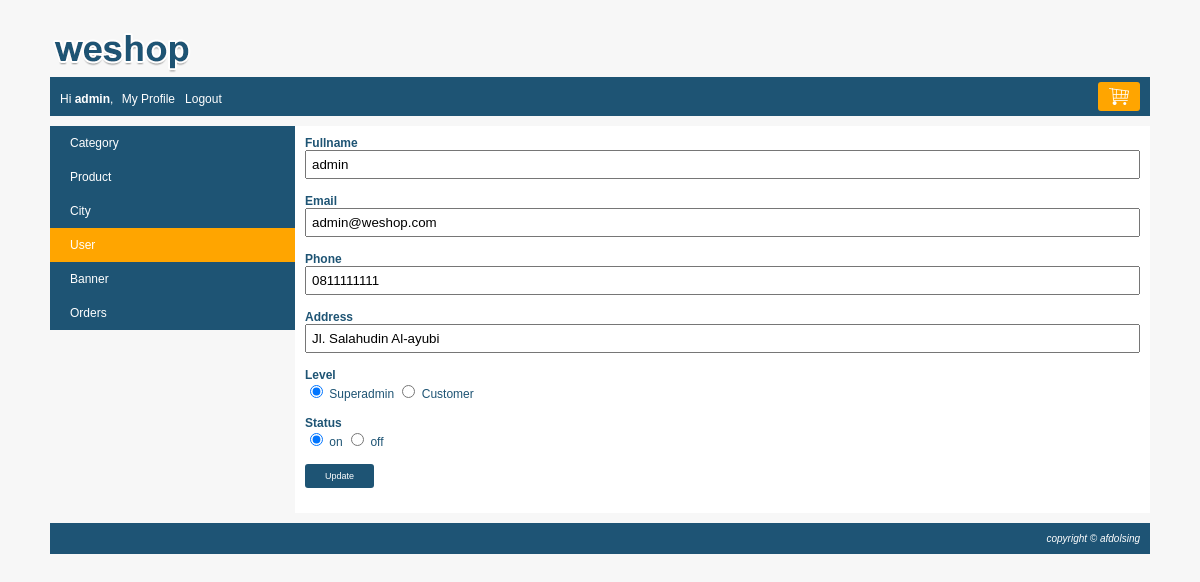
Screenshot of /index.php?page=my_profile&module=user&action=form&user_id=3 (signed in) with the database file from the repository.
### tables this page shows
CREATE TABLE `user` (
  `user_id` int(10) NOT NULL,
  `level` varchar(30) NOT NULL,
  `nama` varchar(150) NOT NULL,
  `email` varchar(160) NOT NULL,
  `alamat` varchar(400) NOT NULL,
  `phone` varchar(15) NOT NULL,
  `password` varchar(300) NOT NULL,
  `status` enum('on','off') NOT NULL
);

### module/user/form.php (the view)
<?php
    $userId = isset($_GET['user_id']) ? $_GET['user_id'] : "";
	$button = "Update";
	$queryUser = mysqli_query($conn, "SELECT * FROM user WHERE user_id='$userId'");
	$row=mysqli_fetch_array($queryUser);
	$name = $row["nama"];
	$email = $row["email"];
	$phone = $row["phone"];
	$address = $row["alamat"];
	$status = $row["status"];
	$level = $row["level"];
?>
<form action="<?php echo BASE_URL."module/user/action.php?user_id=$userId"?>" method="POST">
	<div class="element-form">
		<label>Fullname</label>
		<span><input type="text" name="name" value="<?= $name ?>" /></span>
	</div>
	<div class="element-form">
		<label>Email</label>
		<span><input type="text" name="email" value="<?= $email ?>" /></span>
	</div>
	<div class="element-form">
		<label>Phone</label>
		<span><input type="text" name="phone" value="<?= $phone ?>" /></span>
	</div>
	<div class="element-form">
		<label>Address</label>
		<span><input type="text" name="address" value="<?= $address ?>" /></span>
	</div>
	<div class="element-form">
		<label>Level</label>
		<span>
			<input type="radio" value="superadmin" name="level" <?php if($level == "superadmin"){ echo "checked"; } ?> /> Superadmin
			<input type="radio" value="customer" name="level" <?php if($level == "customer"){ echo "checked"; } ?> /> Customer
		</span>
	</div>
	<div class="element-form">
		<label>Status</label>
		<span>
			<input type="radio" value="on" name="status" <?php if($status == "on"){ echo "checked"; } ?> /> on
			<input type="radio" value="off" name="status" <?php if($status == "off"){ echo "checked"; } ?> /> off
		</span>
	</div>
	<div class="element-form">
		<span><input type="submit" name="button" value="<?= $button ?>" class="submit-my-profile" /></span>
	</div>
</form>

### css/style.css (style rules this page uses)
body { font-family:arial; font-size:12px; color:#1e5474; background:#F7F7F7; margin:0px; }
.element-form { margin-bottom: 15px; }
.element-form label { display: block; font-weight: bold; }
.element-form span { display: block; }
.element-form span input[type="text"], .element-form span input[type="password"], .element-form span textarea, .element-form span select { width: 100%; padding: 5px; box-sizing: border-box; }
.element-form span input[type="submit"] { background: #1e5474; border: none; color: white; padding: 7px 20px; border-radius: 3px; font-size: 9px; cursor: pointer; }

### rows the page displays
user: name "admin", email "admin@weshop.com", phone "0811111111", address "Jl. Salahudin Al-ayubi", level "☑", status "☑"

### other values shown
$name "admin"
